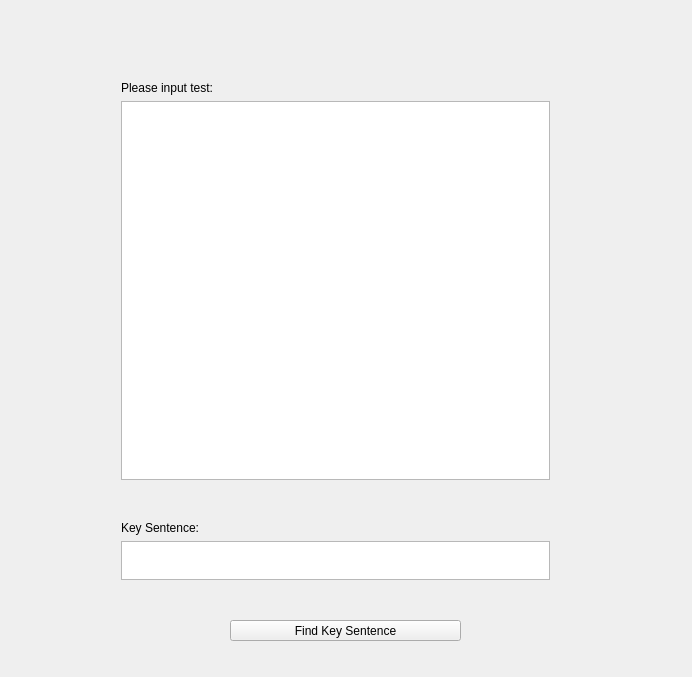
<?xml version="1.0" encoding="UTF-8"?>
<ui version="4.0">
 <class>MainWindow</class>
 <widget class="QMainWindow" name="MainWindow">
  <property name="geometry">
   <rect>
    <x>0</x>
    <y>0</y>
    <width>692</width>
    <height>677</height>
   </rect>
  </property>
  <property name="windowTitle">
   <string>MainWindow</string>
  </property>
  <widget class="QWidget" name="centralWidget">
   <widget class="QWidget" name="widget" native="true">
    <property name="geometry">
     <rect>
      <x>110</x>
      <y>70</y>
      <width>451</width>
      <height>421</height>
     </rect>
    </property>
    <layout class="QVBoxLayout" name="verticalLayout">
     <item>
      <widget class="QLabel" name="label">
       <property name="text">
        <string>Please input test:</string>
       </property>
      </widget>
     </item>
     <item>
      <widget class="QTextEdit" name="tEdit_test_input">
       <property name="cursor" stdset="0">
        <cursorShape>ArrowCursor</cursorShape>
       </property>
       <property name="mouseTracking">
        <bool>false</bool>
       </property>
       <property name="tabletTracking">
        <bool>false</bool>
       </property>
       <property name="contextMenuPolicy">
        <enum>Qt::DefaultContextMenu</enum>
       </property>
       <property name="html">
        <string>&lt;!DOCTYPE HTML PUBLIC &quot;-//W3C//DTD HTML 4.0//EN&quot; &quot;http://www.w3.org/TR/REC-html40/strict.dtd&quot;&gt;
&lt;html&gt;&lt;head&gt;&lt;meta name=&quot;qrichtext&quot; content=&quot;1&quot; /&gt;&lt;style type=&quot;text/css&quot;&gt;
p, li { white-space: pre-wrap; }
&lt;/style&gt;&lt;/head&gt;&lt;body style=&quot; font-family:'Ubuntu'; font-size:11pt; font-weight:400; font-style:normal;&quot;&gt;
&lt;p style=&quot;-qt-paragraph-type:empty; margin-top:0px; margin-bottom:0px; margin-left:0px; margin-right:0px; -qt-block-indent:0; text-indent:0px;&quot;&gt;&lt;br /&gt;&lt;/p&gt;&lt;/body&gt;&lt;/html&gt;</string>
       </property>
      </widget>
     </item>
    </layout>
   </widget>
   <widget class="QWidget" name="widget_2" native="true">
    <property name="geometry">
     <rect>
      <x>110</x>
      <y>510</y>
      <width>451</width>
      <height>81</height>
     </rect>
    </property>
    <layout class="QVBoxLayout" name="verticalLayout_2">
     <item>
      <widget class="QLabel" name="label_2">
       <property name="text">
        <string>Key Sentence:</string>
       </property>
      </widget>
     </item>
     <item>
      <widget class="QTextBrowser" name="testBrower_key_sentence_output"/>
     </item>
    </layout>
   </widget>
   <widget class="QPushButton" name="btn_find_key_sentence">
    <property name="geometry">
     <rect>
      <x>230</x>
      <y>620</y>
      <width>231</width>
      <height>21</height>
     </rect>
    </property>
    <property name="text">
     <string>Find Key Sentence</string>
    </property>
   </widget>
  </widget>
 </widget>
 <layoutdefault spacing="6" margin="11"/>
 <resources/>
 <connections/>
</ui>
